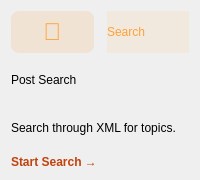
                <widget class="QFrame" name="cardPostSearch">
                 <property name="minimumSize"><size><width>0</width><height>180</height></size></property>
                 <property name="class" stdset="0"><string>card</string></property>
                 <property name="styleSheet">
                    <string notr="true">
                        #iconPostSearch { color: #FFA239; background-color: rgba(255, 162, 57, 0.15); border-radius: 8px; }
                        #badgePostSearch { background-color: rgba(255, 162, 57, 0.1); color: #FFA239; }
                        #btnPostSearch { background-color: transparent; color: #c2410c; border: none; font-weight: bold; text-align: left; }
                        #btnPostSearch:hover { text-decoration: underline; color: #9a3412; }
                    </string>
                 </property>
                 <layout class="QVBoxLayout" name="vLayout10">
                  <item>
                   <layout class="QHBoxLayout" name="hLayout10">
                    <item>
                     <widget class="QLabel" name="iconPostSearch">
                      <property name="class" stdset="0"><string>iconLabel</string></property>
                      <property name="text"><string>🔎</string></property>
                      <property name="fixedSize"><size><width>45</width><height>45</height></size></property>
                      <property name="alignment"><set>Qt::AlignCenter</set></property>
                      <property name="font"><font><pointsize>18</pointsize></font></property>
                     </widget>
                    </item>
                    <item><spacer name="s10"><property name="orientation"><enum>Qt::Horizontal</enum></property></spacer></item>
                    <item>
                     <widget class="QLabel" name="badgePostSearch">
                      <property name="class" stdset="0"><string>badgeLabel</string></property>
                      <property name="text"><string>Search</string></property>
                     </widget>
                    </item>
                   </layout>
                  </item>
                  <item>
                   <widget class="QLabel" name="title10">
                    <property name="class" stdset="0"><string>cardTitle</string></property>
                    <property name="text"><string>Post Search</string></property>
                   </widget>
                  </item>
                  <item>
                   <widget class="QLabel" name="desc10">
                    <property name="class" stdset="0"><string>cardDesc</string></property>
                    <property name="text"><string>Search through XML for topics.</string></property>
                    <property name="wordWrap"><bool>true</bool></property>
                   </widget>
                  </item>
                  <item>
                   <widget class="QPushButton" name="btnPostSearch">
                    <property name="class" stdset="0"><string>actionBtn</string></property>
                    <property name="text"><string>Start Search →</string></property>
                    <property name="cursor"><cursorShape>PointingHandCursor</cursorShape></property>
                   </widget>
                  </item>
                 </layout>
                </widget>
